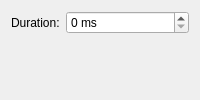
<?xml version="1.0" encoding="UTF-8"?>
<!--
  SPDX-FileCopyrightText: 2026 Eduardo Ramon Resser <eduresser@gmail.com>

  SPDX-License-Identifier: GPL-3.0-only
-->
<!--
  The animation's one setting, shown by the gear beside KOSMIC Geometry Animation under Desktop
  Effects. A widget named kcfg_<key> pairs with the entry of the same name in
  contents/config/main.xml, which tools/gen.mjs writes from settings.json.

  Debug is left out on purpose; it is programs.kosmic.debug and writes to the journal only.
-->
<ui version="4.0">
 <class>KosmicTilingAnimConfig</class>
 <widget class="QWidget" name="KosmicTilingAnimConfig">
  <layout class="QFormLayout" name="formLayout">
   <item row="0" column="0">
    <widget class="QLabel" name="labelDuration">
     <property name="text">
      <string>Duration:</string>
     </property>
    </widget>
   </item>
   <item row="0" column="1">
    <widget class="QSpinBox" name="kcfg_Duration">
     <property name="suffix">
      <string> ms</string>
     </property>
     <property name="minimum">
      <number>0</number>
     </property>
     <property name="maximum">
      <number>2000</number>
     </property>
     <property name="toolTip">
      <string>Scaled by Plasma's animation speed, so this is the duration at normal speed.</string>
     </property>
    </widget>
   </item>
  </layout>
 </widget>
 <resources/>
 <connections/>
</ui>
